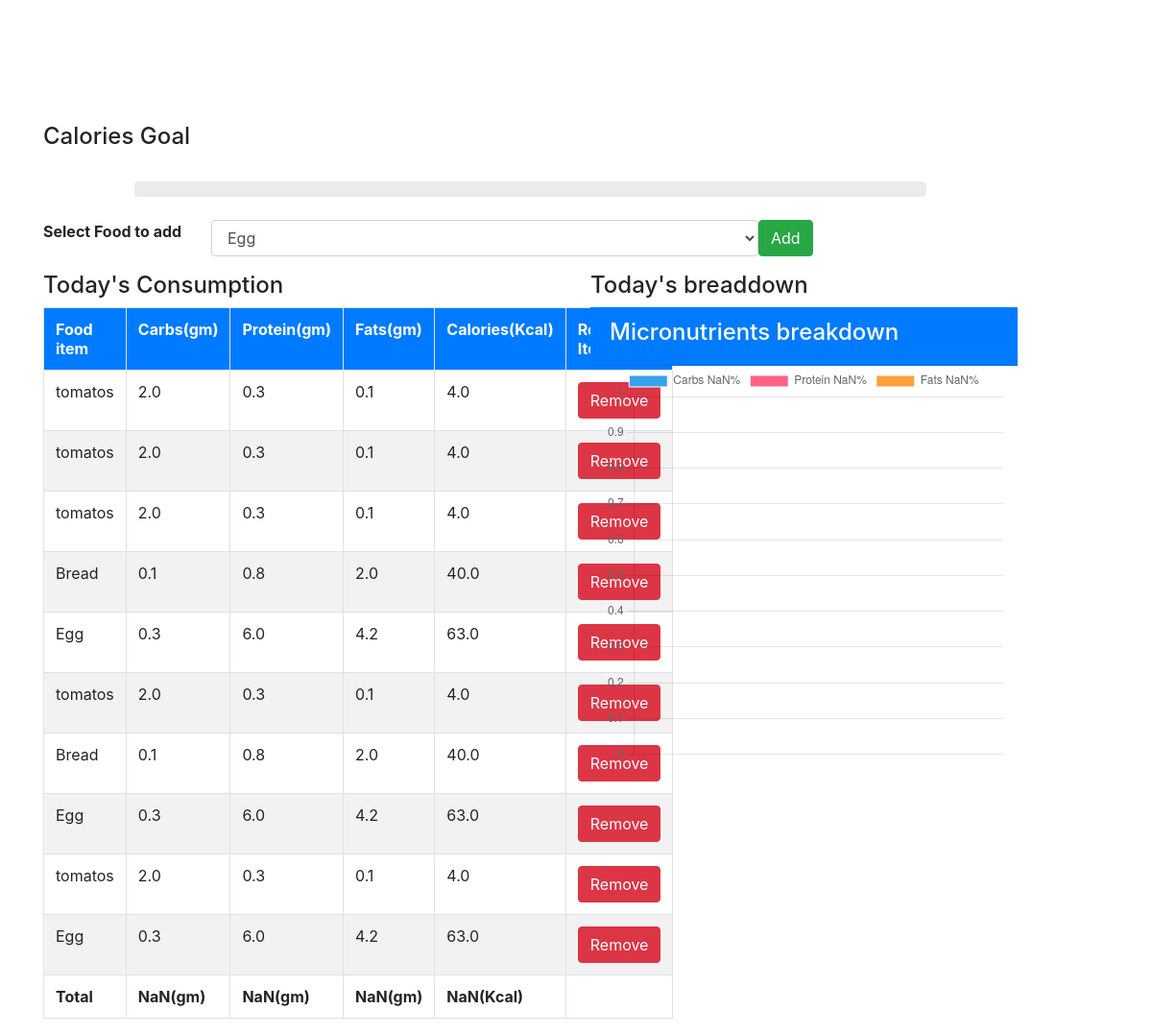
The app's page / (signed in) with its own data.
### caloryapp/models.py (models this page shows, shortened)
class Consume(models.Model):
    user = models.ForeignKey(User, on_delete=models.CASCADE)
    food_consume = models.ForeignKey(Food, on_delete=models.CASCADE)

class Food(models.Model):
    name = models.CharField(max_length=100)
    carbs = models.FloatField()
    protein = models.FloatField()
    fats = models.FloatField()
    calories = models.FloatField()

### caloryapp/views.py (the view)
# urls.py: path('', views.index, name='index'),
def index(request):
    if request.method == "POST":
        food_consume = request.POST['food_consume']
        consume = Food.objects.get(name=food_consume)
        user = request.user
        consume = Consume(user=user, food_consume=consume)
        consume.save()
        foods = Food.objects.all()
    else:
        foods = Food.objects.all()
    consumed_food = Consume.objects.filter(user=request.user)
    return render(request, 'caloryapp/index.html', {
        'foods':foods,
        'consumed_food':consumed_food
        })

### caloryapp/templates/caloryapp/index.html (shortened to what this page needs)
<html>
<head>
    <link rel="stylesheet" href="https://cdn.jsdelivr.net/npm/bootstrap@4.0.0/dist/css/bootstrap.min.css">
</head>
<body>
    <div class="container">
        <div class="row">
            <div class="col-md-12">
                <div class="navbar navbar-expand-lg navbar-dark">
                    <span class="navbar-brand">Calories Tracker </span>
                </div>
            </div>
        </div>
        <br><br><br>
        <h4>Calories Goal</h4>
        <br>
        <div class="row">
            <div class="col-md-9 offset-1">
                <div class="progress">
                </div>
            </div>
        </div>
        <br>
        <div class="row">
            <div class="col-md-12">
                <form method="POST">
                    <div class="form-group row">
                        <label class="col-md-2">
                            <b>Select Food to add</b>
                        </label>
                        <select class="col-md-6 form-control" name="food_consume" id="food_consume">
                            {% for food in foods %}
                                <option value="{{food.name}}">{{food.name}}</option>
                            {% endfor %}
                        </select>
                        <button class="btn btn-success" type="submit">Add</button>
                    </div>
                </form>
            </div>
        </div>
        <div class="row">
            <div class="col-md-6">
                <div>
                    <h4> Today's Consumption</h4>
                </div>
                <table id="table" class="table table-striped table-bordered">
                    <tr class="bg-primary text-white">
                        <th>Food item</th>
                        <th>Carbs(gm)</th>
                        <th>Protein(gm)</th>
                        <th>Fats(gm)</th>
                        <th>Calories(Kcal)</th>
                        <th>Remove Item</th>
                    </tr>
                    {% for c in consumed_food %}
                    <tr>
                        <td>{{c.food_consume.name}}</td>
                        <td>{{c.food_consume.carbs}}</td>
                        <td>{{c.food_consume.protein}}</td>
                        <td>{{c.food_consume.fats}}</td>
                        <td>{{c.food_consume.calories}}</td>
                        <td><a class="btn btn-danger" href="{% url 'delete' c.id %}">Remove</a></td>
                    </tr>
                    {%endfor%}
                    <tr>
                        <td id="name"><b>Total</b></td>
                        <td id="totalCarbs"><b></b></td>
                        <td id="totalProtein"><b></b></td>
                        <td id="totalFats"><b></b></td>
                        <td id="totalCalories"><b></b></td>
                    </tr>
                </table>
            </div>
            <div class="col-md-5">
                <div class="">
                    <h4> Today's breaddown </h4>
                </div>
                <div class="card-header text-white bg-primary">
                    <h4>Micronutrients breakdown</h4>
                </div>
                <div class="col-md-12">
                    <canvas id="myChart"></canvas>
                </div>
            </div>
        </div>
    </div>
</body>
<script>
    var table = document.getElementById("table");
    var carbs=0, protein=0, fats=0, calories=0;
    for(var i=1; i<table.rows.length-1; i++){
        console.log(table.rows[i].cells[1].innerHTML);
        carbs += parseFloat(table.rows[i].cells[1].innerHTML);
        carbs = Math.round(carbs);
        protein += parseFloat(table.rows[i].cells[2].innerHTML);
        protein = Math.round(protein);
        fats += parseFloat(table.rows[i].cells[3].innerHTML);
        fats = Math.round(fats);
        calories += parseFloat(table.rows[i].cells[4].innerHTML);
        calories = Math.round(calories);
    }
    console.log(carbs);
    document.getElementById("totalCarbs").innerHTML = '<b>' +carbs+ '(gm)</b>';
    document.getElementById("totalProtein").innerHTML = '<b>' +protein+ '(gm)</b>';
    document.getElementById("totalFats").innerHTML = '<b>' +fats+ '(gm)</b>';
    document.getElementById("totalCalories").innerHTML = '<b>' +calories+ '(Kcal)</b>';
    var calPer = (calories/2000) * 100;
    document.getElementsByClassName("progress-bar")[0].setAttribute("style", "width:"+calPer+"%");
    var total = carbs + protein + fats;
    var carbsP = Math.round((carbs/total)*100);
    var protienP = Math.round((protein/total)*100);
    var fatsP = Math.round((fats/total)*100);
    const ctx = document.getElementById('myChart');
    new Chart(ctx, {
      type: 'doughnut',
      data: {
        labels: ['Carbs '+carbsP+'%', 'Protein '+protienP+'%', 'Fats '+fatsP+'%'
        ],
        datasets: [{
          label: '# of Votes',
          data: [carbsP, protienP, fatsP],
          borderWidth: 1
        }]
      },
      options: {
        scales: {
          y: {
            beginAtZero: true
          }
        }
      }
    });
</script>
</html>

### records on screen
Consume: food_consume.name "tomatos", food_consume.carbs "2.0", food_consume.protein "0.3", food_consume.fats "0.1", food_consume.calories "4.0"
Consume: food_consume.name "tomatos", food_consume.carbs "2.0", food_consume.protein "0.3", food_consume.fats "0.1", food_consume.calories "4.0"
Consume: food_consume.name "tomatos", food_consume.carbs "2.0", food_consume.protein "0.3", food_consume.fats "0.1", food_consume.calories "4.0"
Consume: food_consume.name "Bread", food_consume.carbs "0.1", food_consume.protein "0.8", food_consume.fats "2.0", food_consume.calories "40.0"
Consume: food_consume.name "Egg", food_consume.carbs "0.3", food_consume.protein "6.0", food_consume.fats "4.2", food_consume.calories "63.0"
Consume: food_consume.name "tomatos", food_consume.carbs "2.0", food_consume.protein "0.3", food_consume.fats "0.1", food_consume.calories "4.0"
Consume: food_consume.name "Bread", food_consume.carbs "0.1", food_consume.protein "0.8", food_consume.fats "2.0", food_consume.calories "40.0"
Consume: food_consume.name "Egg", food_consume.carbs "0.3", food_consume.protein "6.0", food_consume.fats "4.2", food_consume.calories "63.0"
Consume: food_consume.name "tomatos", food_consume.carbs "2.0", food_consume.protein "0.3", food_consume.fats "0.1", food_consume.calories "4.0"
Consume: food_consume.name "Egg", food_consume.carbs "0.3", food_consume.protein "6.0", food_consume.fats "4.2", food_consume.calories "63.0"

### other values on screen
form field food_consume "Egg"
